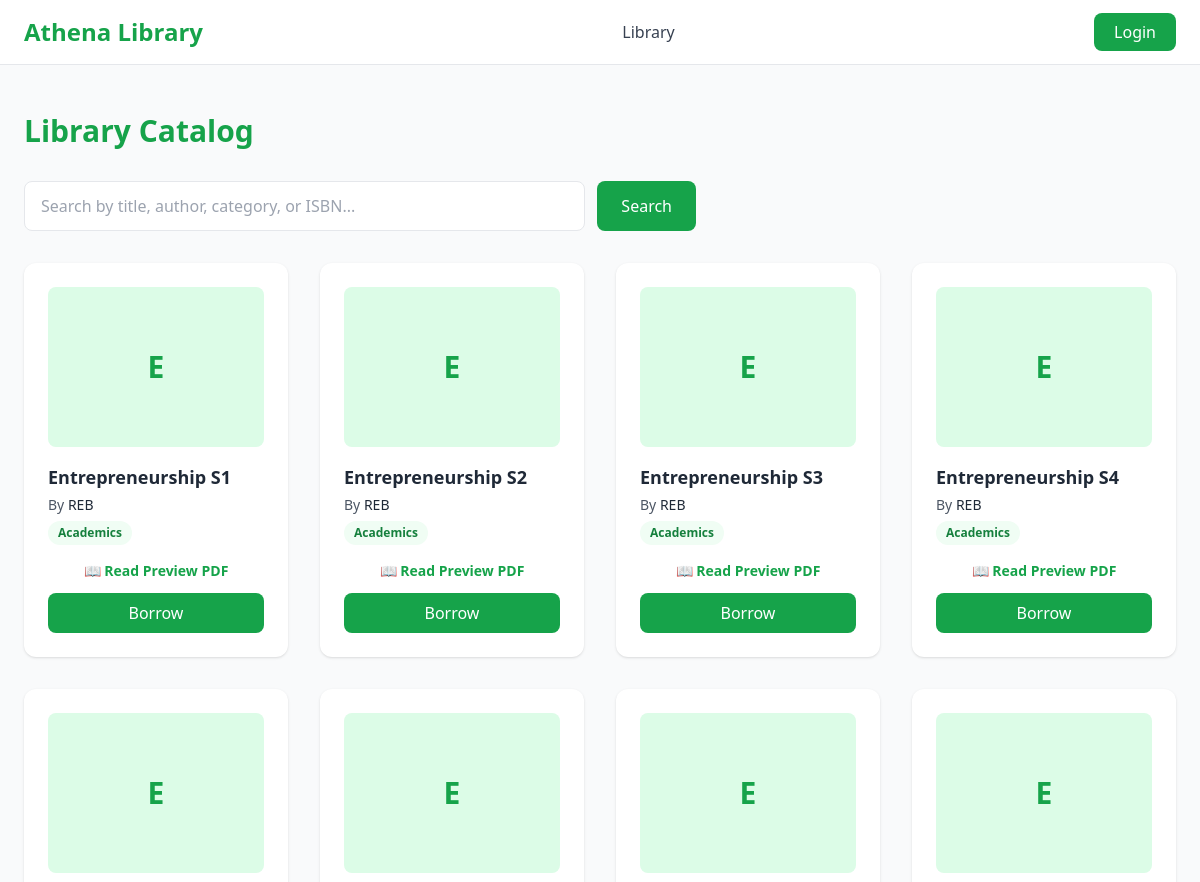
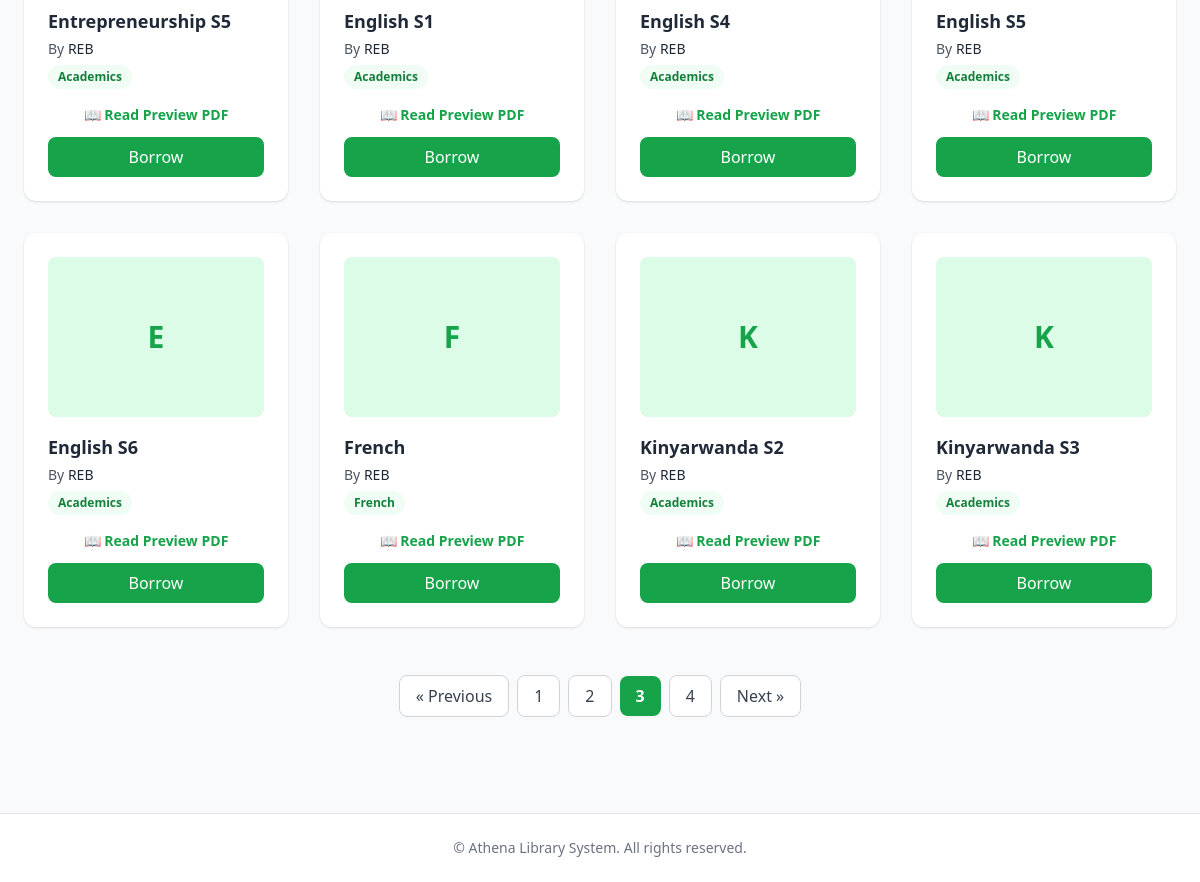
The page /library/?page=3 on the database its author committed (2 pictures, top to bottom).
### library/models.py (models this page shows, shortened)
class Book(models.Model):
    title = models.CharField(max_length=255)
    publisher = models.ForeignKey(
        Publisher,
        on_delete=models.CASCADE,
        related_name="books"
    )
    category = models.ForeignKey(
        Category,
        on_delete=models.CASCADE,
        related_name="books"
    )
    author = models.ForeignKey(
        Author,
        on_delete=models.CASCADE,
        related_name="books"
    )
    isbn = models.CharField(max_length=50, unique=True)
    total_copies = models.PositiveIntegerField(default=1)
    available_copies = models.PositiveIntegerField(default=1)
    pdf = models.FileField(upload_to="books/pdfs/", null=True, blank=True)
    pdf_url = models.URLField(max_length=500, null=True, blank=True)
    created_at = models.DateTimeField(auto_now_add=True)
    updated_at = models.DateTimeField(auto_now=True)  # Updated auto_now for timestamp tracking

class Author(models.Model):
    full_name = models.CharField(max_length=100, unique=True)

class Category(models.Model):
    name = models.CharField(max_length=100, unique=True)
    class Meta:
        verbose_name_plural = "Categories"

### library/views.py (the view, shortened to what this page needs)
# urls.py: path('', include('library.urls')),
def library(request):
    query = request.GET.get('q', '').strip()
    page = request.GET.get('page', 1)
    base_query = Book.objects.select_related('author', 'category', 'publisher')
    if query:
        books_list = base_query.filter(
            Q(title__icontains=query) |
            Q(author__full_name__icontains=query) |
            Q(category__name__icontains=query) |
            Q(publisher__name__icontains=query) |
            Q(isbn__icontains=query)
        ).distinct()
    else:
        books_list = base_query.all()
    paginator = Paginator(books_list, 12)
    try:
        books = paginator.page(page)
    except PageNotAnInteger:
        books = paginator.page(1)
    except EmptyPage:
        books = paginator.page(paginator.num_pages)
    return render(request, "library/library.html", {"books": books, "query": query})

### library/templates/library/library.html (shortened to what this page needs)
{% extends 'library/base.html' %}
{% block content %}
<section class="max-w-7xl mx-auto px-6 py-12">
  <h2 class="text-3xl font-bold text-green-600 mb-8">Library Catalog</h2>
  <form method="GET" action="{% url 'library' %}" class="flex gap-3 mb-8 max-w-2xl">
    <input
      type="text"
      name="q"
      value="{{ query }}"
      placeholder="Search by title, author, category, or ISBN..."
      class="px-4 py-3 rounded-lg border w-full focus:outline-none focus:ring-2 focus:ring-green-600 bg-white"
    >
    <button type="submit" class="bg-green-600 text-white px-6 py-3 rounded-lg hover:bg-green-500 transition font-medium">Search</button>
  </form>
  <div class="grid grid-cols-1 sm:grid-cols-2 md:grid-cols-3 lg:grid-cols-4 gap-8">
    {% for book in books %}
      <div class="bg-white text-gray-800 p-6 rounded-xl shadow hover:shadow-lg transition flex flex-col justify-between">
        <div>
          <div class="h-40 bg-green-100 rounded-lg mb-4 flex items-center justify-center text-green-600 font-bold text-3xl">
            {{ book.title|slice:":1" }}
          </div>
          <h4 class="font-bold text-lg mb-1 line-clamp-2">{{ book.title }}</h4>
          <p class="text-sm text-gray-600 mb-1">By <span class="font-medium text-gray-800">{{ book.author.full_name }}</span></p>
          <span class="inline-block bg-green-50 text-green-700 text-xs px-2.5 py-1 rounded-full font-semibold mb-4">
            {{ book.category.name }}
          </span>
        </div>
        <div>
          {% if book.pdf_url %}
            <a href="{% url 'read_book' book.id %}" target="_blank" class="block text-center text-sm font-semibold text-green-600 hover:underline mb-3">
              📖 Read Preview PDF
            </a>
          {% endif %}
          {% if book.is_borrowed %}
            <form method="POST" action="{% url 'return_book' book.id %}">
              {% csrf_token %}
              <button type="submit" class="w-full bg-gray-200 text-gray-800 py-2 rounded-lg font-medium hover:bg-gray-300 transition">
                Return Book
              </button>
            </form>
          {% else %}
            <form method="POST" action="{% url 'borrow_book' book.id %}">
              <button
                type="submit"
                class="w-full py-2 rounded-lg font-medium transition {% if book.available_copies > 0 %}bg-green-600 text-white hover:bg-green-500{% else %}bg-gray-300 text-gray-500 cursor-not-allowed{% endif %}"
              >
                {% if book.available_copies > 0 %}Borrow{% else %}Out of Stock{% endif %}
              </button>
            </form>
          {% endif %}
        </div>
      </div>
    {% empty %}
      <div class="col-span-full text-center py-12">
        <p class="text-gray-500 text-lg">No books found matching your search query.</p>
      </div>
    {% endfor %}
  </div>
  {% if books.has_other_pages %}
    <div class="mt-12 flex justify-center items-center space-x-2">
      {% if books.has_previous %}
        <a href="?page={{ books.previous_page_number }}{% if query %}&q={{ query }}{% endif %}"
           class="px-4 py-2 bg-white border border-gray-300 rounded-lg text-gray-700 hover:bg-green-50 hover:text-green-600 font-medium transition">
          &laquo; Previous
        </a>
      {% else %}
        <span class="px-4 py-2 bg-gray-100 border border-gray-200 rounded-lg text-gray-400 font-medium cursor-not-allowed">
          &laquo; Previous
        </span>
      {% endif %}
      {% for i in books.paginator.page_range %}
        {% if books.number == i %}
          <span class="px-4 py-2 bg-green-600 text-white font-bold rounded-lg shadow-sm">
            {{ i }}
          </span>
        {% else %}
          <a href="?page={{ i }}{% if query %}&q={{ query }}{% endif %}"
             class="px-4 py-2 bg-white border border-gray-300 rounded-lg text-gray-700 hover:bg-green-50 hover:text-green-600 font-medium transition">
            {{ i }}
          </a>
        {% endif %}
      {% endfor %}
      {% if books.has_next %}
        <a href="?page={{ books.next_page_number }}{% if query %}&q={{ query }}{% endif %}"
           class="px-4 py-2 bg-white border border-gray-300 rounded-lg text-gray-700 hover:bg-green-50 hover:text-green-600 font-medium transition">
          Next &raquo;
        </a>
      {% else %}
        <span class="px-4 py-2 bg-gray-100 border border-gray-200 rounded-lg text-gray-400 font-medium cursor-not-allowed">
          Next &raquo;
        </span>
      {% endif %}
    </div>
  {% endif %}
</section>
{% endblock %}

### rows shown on the page
Book: title "E", title "Entrepreneurship S1", author.full_name "REB", category.name "Academics", shows "📖 Read Preview PDF", available_copies "Borrow"
Book: title "E", title "Entrepreneurship S2", author.full_name "REB", category.name "Academics", shows "📖 Read Preview PDF", available_copies "Borrow"
Book: title "E", title "Entrepreneurship S3", author.full_name "REB", category.name "Academics", shows "📖 Read Preview PDF", available_copies "Borrow"
Book: title "E", title "Entrepreneurship S4", author.full_name "REB", category.name "Academics", shows "📖 Read Preview PDF", available_copies "Borrow"
Book: title "E", title "Entrepreneurship S5", author.full_name "REB", category.name "Academics", shows "📖 Read Preview PDF", available_copies "Borrow"
Book: title "E", title "English S1", author.full_name "REB", category.name "Academics", shows "📖 Read Preview PDF", available_copies "Borrow"
Book: title "E", title "English S4", author.full_name "REB", category.name "Academics", shows "📖 Read Preview PDF", available_copies "Borrow"
Book: title "E", title "English S5", author.full_name "REB", category.name "Academics", shows "📖 Read Preview PDF", available_copies "Borrow"
Book: title "E", title "English S6", author.full_name "REB", category.name "Academics", shows "📖 Read Preview PDF", available_copies "Borrow"
Book: title "F", title "French", author.full_name "REB", category.name "French", shows "📖 Read Preview PDF", available_copies "Borrow"
Book: title "K", title "Kinyarwanda S2", author.full_name "REB", category.name "Academics", shows "📖 Read Preview PDF", available_copies "Borrow"
Book: title "K", title "Kinyarwanda S3", author.full_name "REB", category.name "Academics", shows "📖 Read Preview PDF", available_copies "Borrow"

### other values the page prints
{{ i }} "1" "2" "4"
{{ i }} "3"
